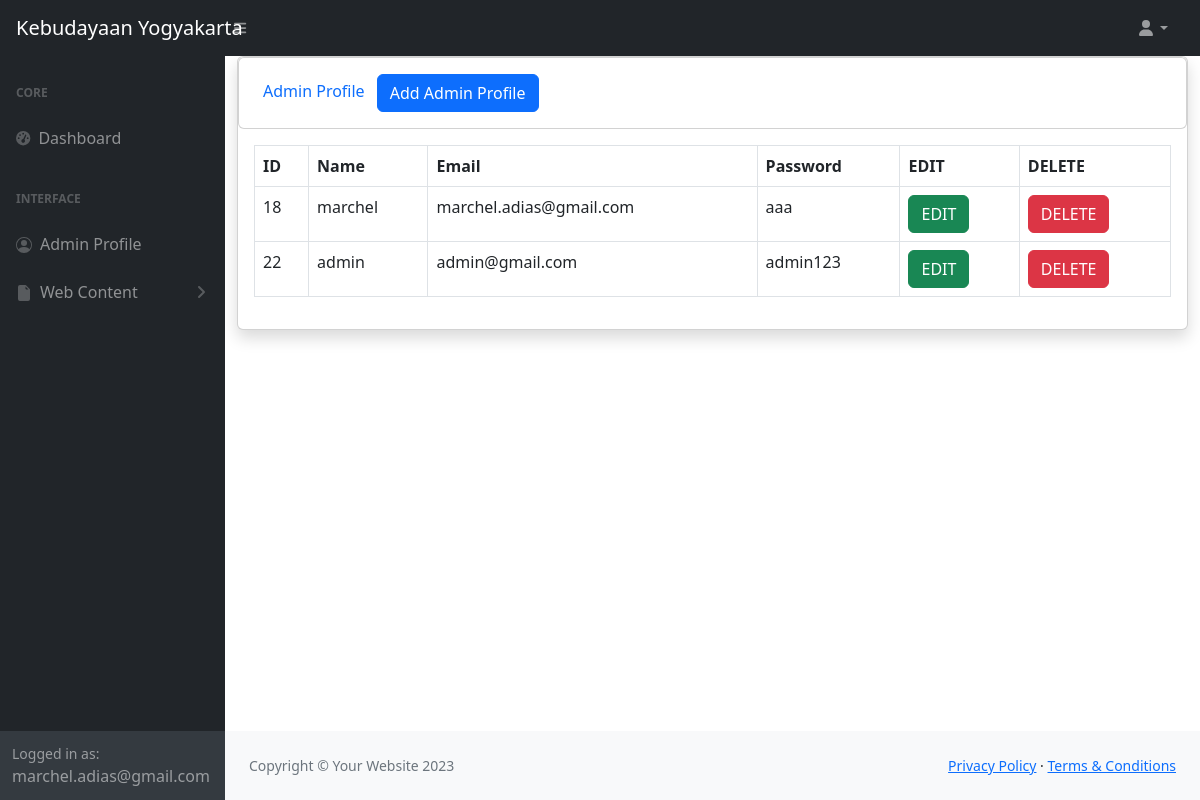
/admin/register.php (signed in), run on the app's committed database.
### tables this page shows
CREATE TABLE `register` (
  `id` int(11) NOT NULL,
  `username` varchar(50) NOT NULL,
  `email` varchar(50) NOT NULL,
  `password` varchar(50) NOT NULL
);

### admin/register.php (the view, shortened to what this page needs)
<?php
include('includes/header.php');
include('includes/navbar.php');
?>
<div id="layoutSidenav_content">
    <div class="container-fluid">
        <div class="card shadow mb-4">
            <div class="card header py-3">
                <h6 class="m-0 ps-4 font-weight-bold text-primary">Admin Profile
                    <button type="button" class="btn btn-primary ms-2" data-bs-toggle="modal" data-bs-target="#addadminprofile">
                        Add Admin Profile
                    </button>
                </h6>
            </div>
            <div class="card-body">
                <div class="table-responsive">
                    <?php
                    $connection = mysqli_connect("localhost", "root", "", "adminpanel");
                    $query = "SELECT * FROM register";
                    $query_run = mysqli_query($connection, $query);
                    ?>
                    <table class="table table-bordered" id="dataTable" width="100%" cellspacing="0">
                        <thead>
                            <tr>
                                <th>ID</th>
                                <th>Name</th>
                                <th>Email</th>
                                <th>Password</th>
                                <th>EDIT</th>
                                <th>DELETE</th>
                            </tr>
                        </thead>
                        <tbody>
                            <?php
                            if (mysqli_num_rows($query_run) > 0) {
                                while ($row = mysqli_fetch_assoc($query_run)) {
                            ?>
                                    <tr>
                                        <td><?php echo $row['id']; ?></td>
                                        <td><?php echo $row['username']; ?></td>
                                        <td><?php echo $row['email']; ?></td>
                                        <td><?php echo $row['password']; ?></td>
                                        <td>
                                            <form action="register_edit.php" method="POST">
                                                <button type="submit" name="edit_btn" class="btn btn-success">EDIT</button>
                                            </form>
                                        </td>
                                        <td>
                                            <form action="logincode.php" method="POST">
                                                <button type="submit" name="delete_btn" class="btn btn-danger">DELETE</button>
                                            </form>
                                        </td>
                                    </tr>
                            <?php
                                }
                            } else {
                                echo "No Record Found";
                            }
                            ?>
                        </tbody>
                    </table>
                </div>
            </div>
        </div>
    </div>
    <?php
    include('includes/footer.php');
    ?>

### data on the page
register: id "18", username "marchel", email "marchel.adias@gmail.com", password "aaa"
register: id "22", username "admin", email "admin@gmail.com", password "admin123"

### other printed values
$_SESSION['username'] "marchel.adias@gmail.com"
